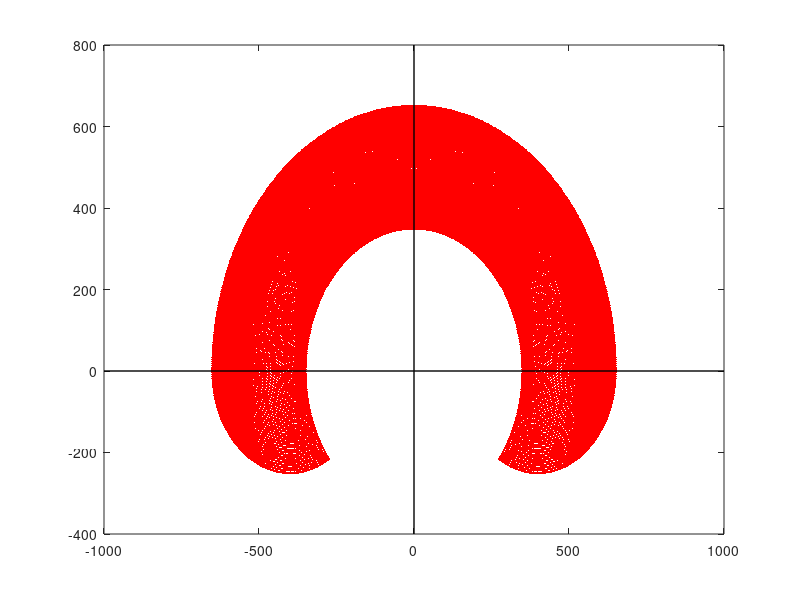

Write MATLAB code to recreate this figure.
disp('Enter the following Data : ');
 
l1 = 400;
l2 = 250;
l3 = 0;

q1_min = 0;
q1_max = 180;
q2_min = -120;
q2_max = 120;
q3_min = 0;
q3_max = 0;

%Transform qs into radians
t1=linspace(q1_min, q1_max, 200)*pi/180;
t2=linspace(q2_min, q2_max, 200)*pi/180;
t3=linspace(q3_min, q3_max, 200)*pi/180;

[q1,q2,q3]=ndgrid(t1,t2,t3);  %Creates the matrices of 200x200x200 for each variable 
xM = l1 * cos(q1) + l2 * cos(q1 + q2) + l3 * cos(q1 + q2 + q3);
yM = l1 * sin(q1) + l2 * sin(q1 + q2) + l3 * sin(q1 + q2 + q3);
plot(xM(:),yM(:),'r.')
xL = xlim; %all values of x 
yL = ylim; % all values of y 
line(xL, [0 0],'color','k','linewidth',1) %Draw x-axis
line([0 0], yL,'color','k','linewidth',1) %Draw y-axis